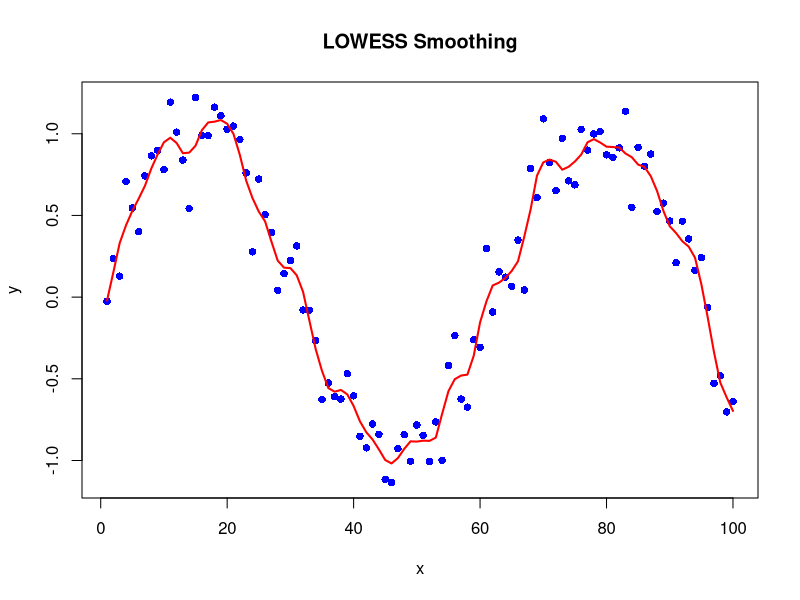
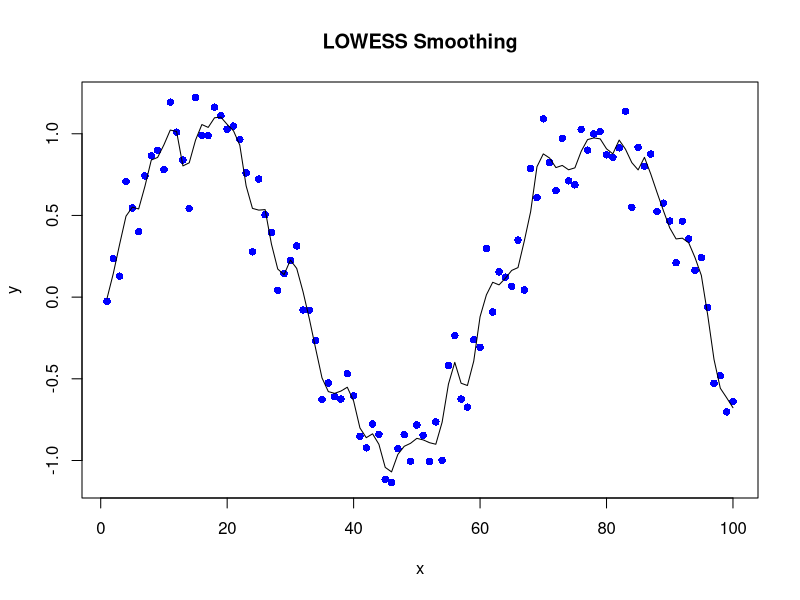
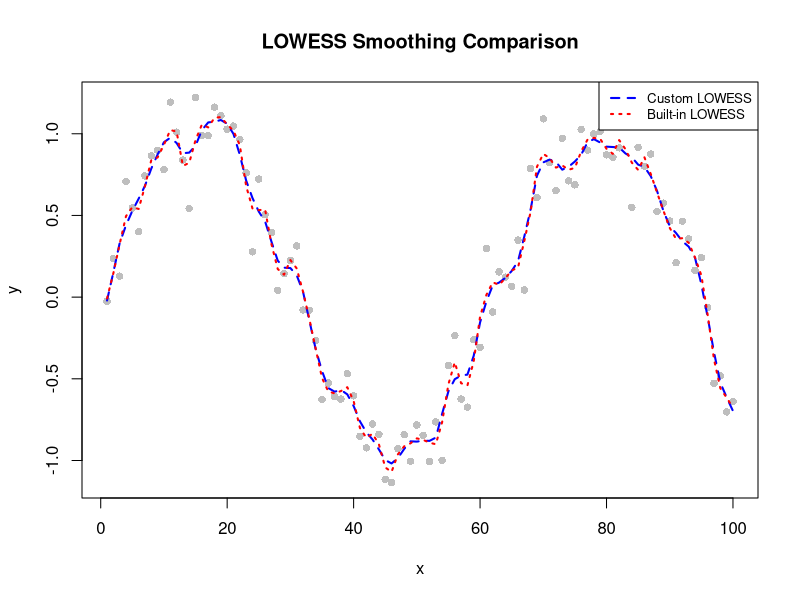

These charts were generated, in order, by the following R code:
#### Generating Simulated Data ####

set.seed(1)

x <- 1:100 # Or x <- seq(1, 100, by = 1)  
e <- rnorm(length(x), mean = 0, sd = 0.2) # Generate noise from N(0, 0.04)
y <- sin(x/10) + e # Compute y as a noisy sine wave

# Print first few values to check
head(data.frame(x, y))

#### Implementing the Lowess Algo ####

customLowess <- function(x, y, f) {
  
  n = nrow(as.matrix(x))
  
  k = min(n, ceiling(f*n)) + 1 # + 1 to not count xi
  
  y_smooth <- NULL
  
  # Matrices X and Y
  X <- cbind(1, as.matrix(x))  # Add intercept column
  Y <- as.matrix(y)
  
  for (i in 1:n) {
    
    # Compute distances and find closest neighbors
    distances <- abs(x - x[i])
    neighbour_indices <- order(distances)[1:k]
    
    # finding max distance
    dmax <- max(distances[neighbour_indices])
    
    # finding weights
    weights <- (1 - (distances/dmax)^3)^3
    
    # Apply the condition: If |x_j - x_i| >= dmax, set weight to 0
    weights[distances >= dmax] <- 0
    
    # Weighted regression matrix W
    W = diag(weights)
    
    # Optimal Beta 
    Beta = solve(t(X)%*%W%*%X)%*%t(X)%*%W%*%Y
    
    # smoothed value
    y <- Beta[1] + Beta[2]*x[i]
    
    #y_smooth <- c(y_smooth, y) 
    y_smooth[i] <- Beta[1] + Beta[2] * x[i]
    
  }
  
  return(y_smooth)
  
}

y_smooth <- customLowess(x, y, 0.05)

# Create the plot first
plot(x, y, col = "blue", pch = 16, main = "LOWESS Smoothing")  # Scatter plot of original data

# Add smoothed curve
lines(x, y_smooth, col = "red", lwd = 2)  # Add smoothed curve in red

#### Comparing with R's built-in lowess() ####

# Create the plot first
plot(x, y, col = "blue", pch = 16, main = "LOWESS Smoothing")  # Scatter plot of original data

lines(lowess_result <- lowess(x, y, f = 0.05, iter = 0))

# Plot results
plot(x, y, pch = 16, col = "gray", main = "LOWESS Smoothing Comparison", xlab = "x", ylab = "y")
lines(x, y_smooth, col = "blue", lwd = 2, lty = 2)
lines(lowess_result, col = "red", lwd = 2, lty = 3)
legend("topright", legend = c("Custom LOWESS", "Built-in LOWESS"), col = c("blue", "red"), lty = c(2, 3), lwd = 2, cex = 0.8)

